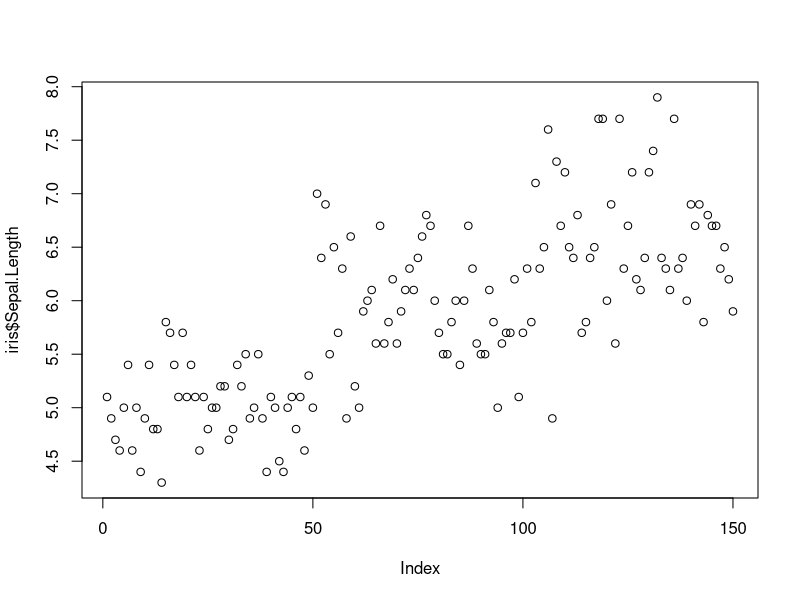
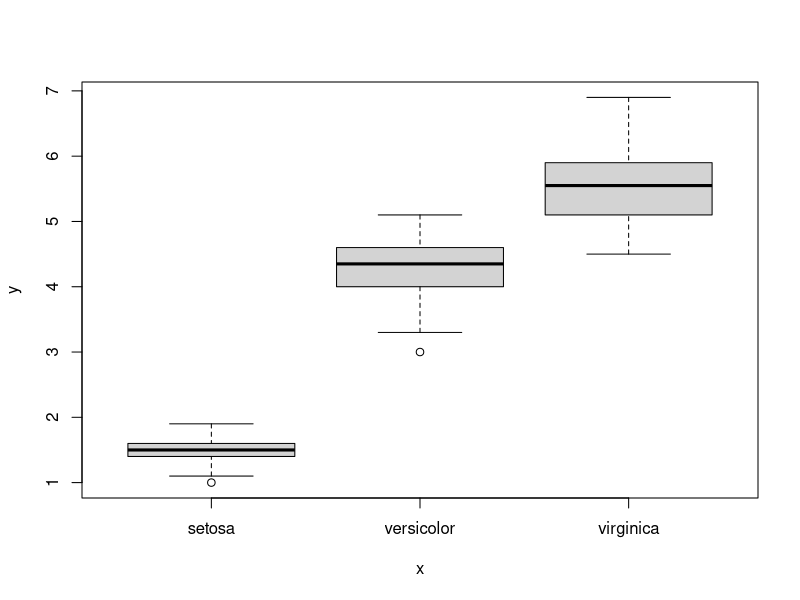
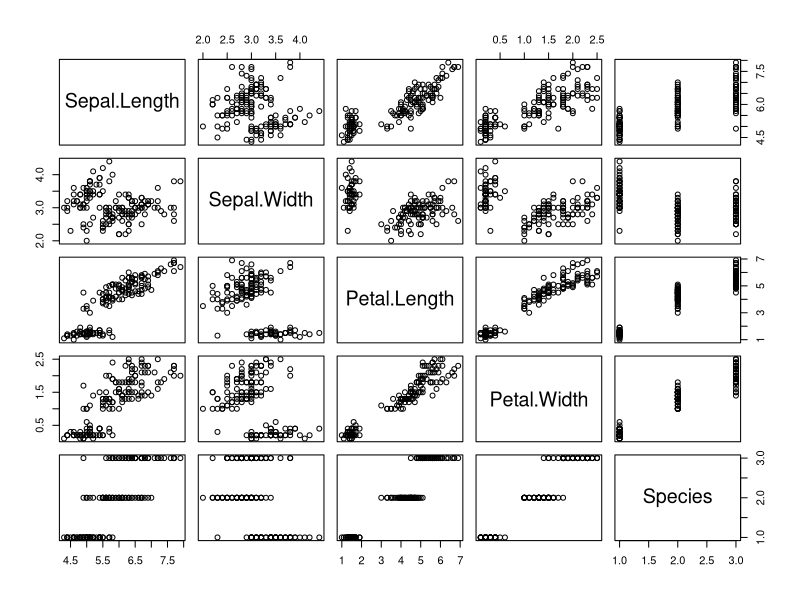
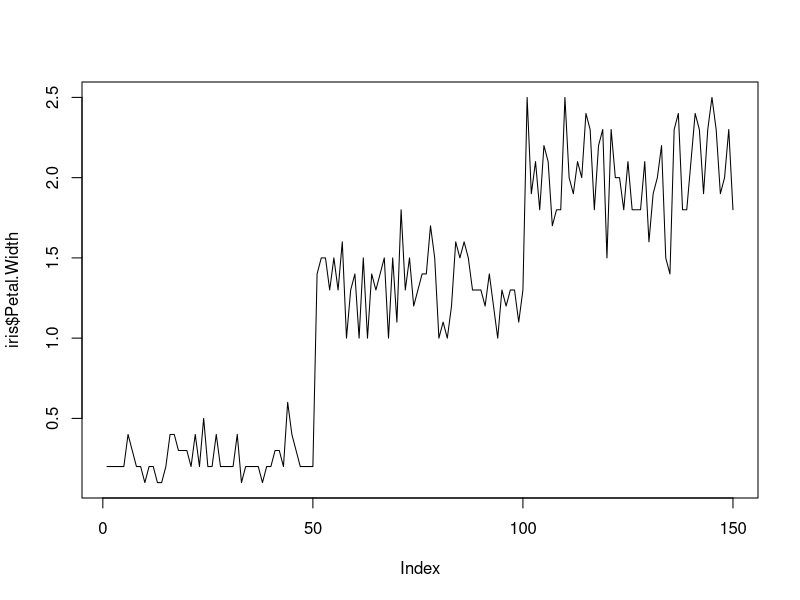
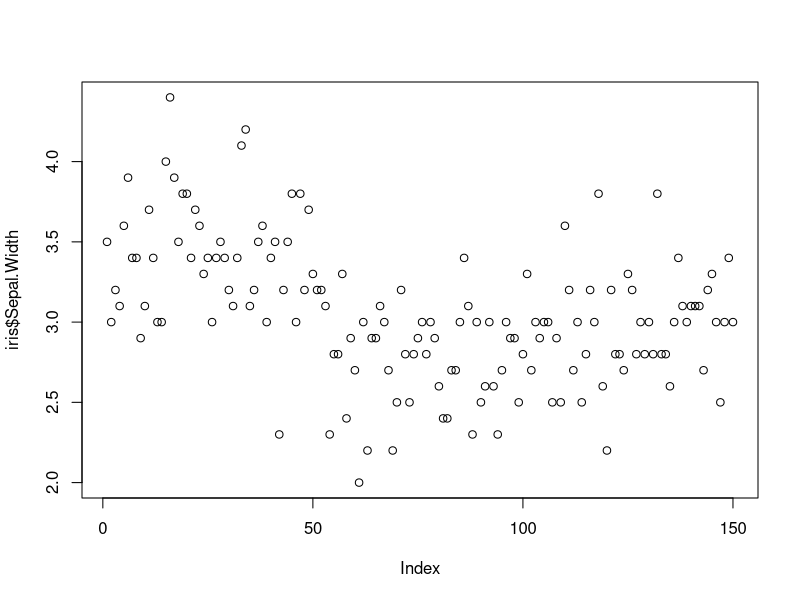
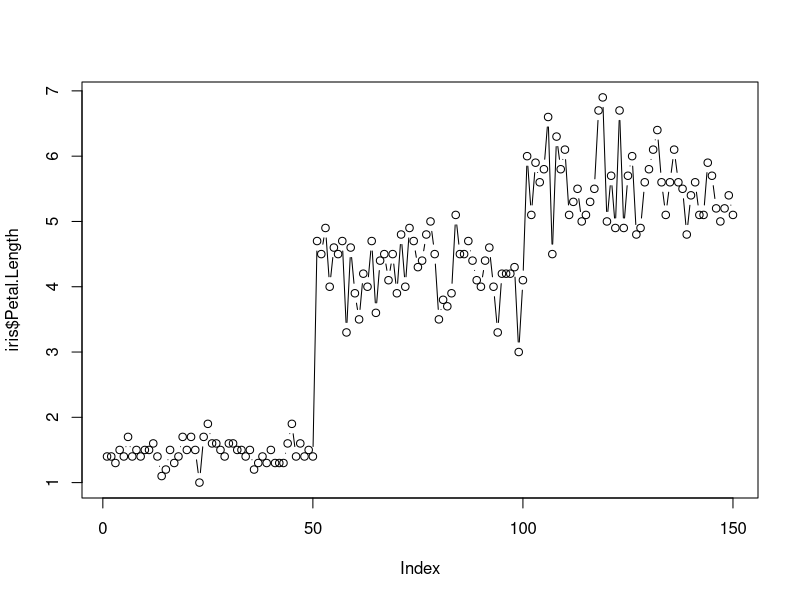
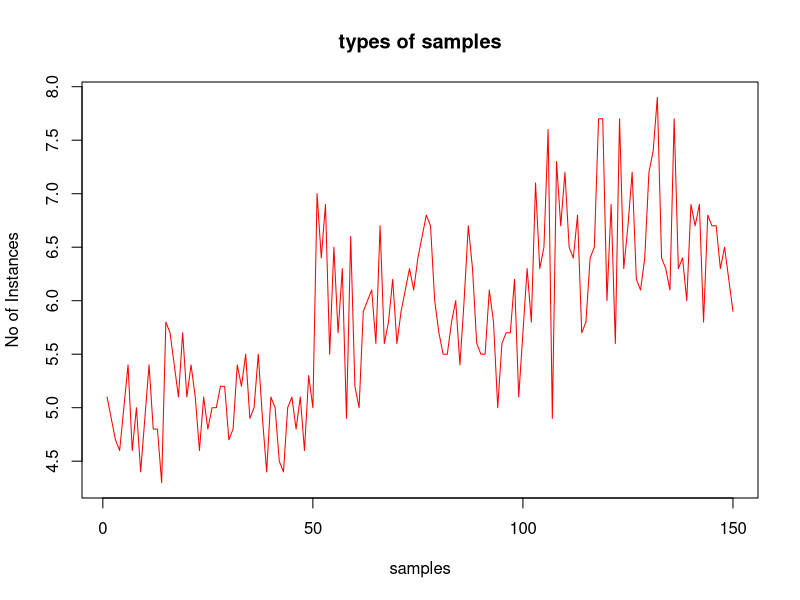
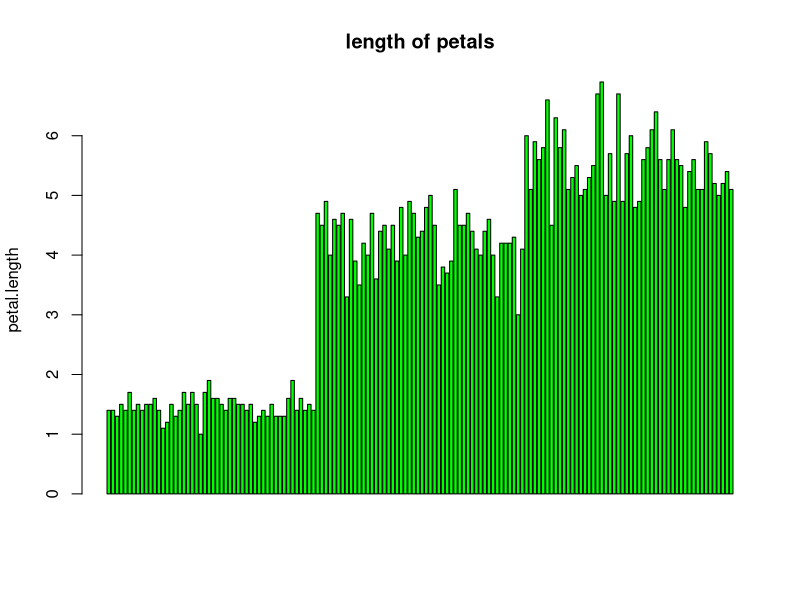

The R source for these figures, in order: (Note: this script raises an error after producing the figures.)
#download the data set
iris <-datasets::iris

head(iris,10)

tail(iris, 10)

# columns
iris[,c(1,2)]

df3 <-iris[,-5]
df3

summary(iris[,1])

summary(iris[,2])

iris$Petal.Length

summary(iris$Petal.Width)

summary(iris)

plot(iris$Sepal.Length)

plot(iris$Species,iris$Petal.Length,type="p")

plot(iris)


# type = lines 
plot(iris$Petal.Width, type= "l") # p: points, l: lines,b: both

# type = points  
plot(iris$Sepal.Width, type= "p") # p: points, l: lines,b: both

# points and lines(both) 
plot(iris$Petal.Length, type= "b") # p: points, l: lines,b: both


plot(iris$Sepal.Length, xlab = 'samples', 
     ylab = 'No of Instances', main = 'types of samples',
     col = 'red' , type = "l")

# Horizontal bar plot
barplot(iris$Petal.Length, main = 'length of petals',
        ylab = 'petal.length', col= 'green',horiz = F,axes=T)

#Histogram
hist(iris$Sepal.Length , col = 'red')

hist(iris$Petal.Width, 
     main = 'width of petals',
     xlab = 'petal.length', col='blue')

#Single box plot
boxplot(iris$Sepal.Width ,main="Boxplot")

boxplot.stats(iris$Sepal.Width)$out

# Multiple box plots
boxplot(iris[,1:4],main='Multiple')


par(mfrow=c(3,3),mar=c(2,5,2,1),  las=0, bty="o")
plot(iris$Petal.Width)
plot(iris$Petal.Length , iris$Sepal.Length)

plot(iris$Petal.Width, type= "l")
plot(iris$Petal.Length, type= "l")
plot(iris$Sepal.Length, type= "l")
barplot(iris$Sepal.Width, main = 'width of sepal',
        xlab = 'sepal.width', col='red',horiz = FALSE)

hist(iris$Sepal.Length)
boxplot(iris$Sepal.Width)
boxplot(iris[,0:4], main='Multiple Box plots')

#standard deviation
sd(iris$Sepal.Width ,na.rm = T)

var(iris$Sepal.Length)

skewness(iris$Petal.Length)

kurtosis(iris$Petal.Width)

mean(iris$Sepal.Length)

median(iris$Sepal.Width)





